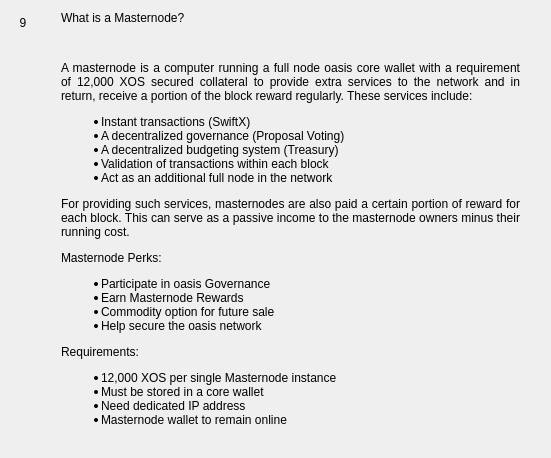
                  <widget class="QWidget" name="widgetFaq9" native="true">
                   <layout class="QHBoxLayout" name="horizontalpage_9" stretch="0,1">
                    <item alignment="Qt::AlignTop">
                     <widget class="QLabel" name="labelNumber9">
                      <property name="minimumSize">
                       <size>
                        <width>24</width>
                        <height>24</height>
                       </size>
                      </property>
                      <property name="maximumSize">
                       <size>
                        <width>16777215</width>
                        <height>24</height>
                       </size>
                      </property>
                      <property name="text">
                       <string>9</string>
                      </property>
                      <property name="alignment">
                       <set>Qt::AlignCenter</set>
                      </property>
                     </widget>
                    </item>
                    <item>
                     <layout class="QVBoxLayout" name="verticalLayoutpage_9">
                      <property name="leftMargin">
                       <number>20</number>
                      </property>
                      <property name="rightMargin">
                       <number>20</number>
                      </property>
                      <item>
                       <widget class="QLabel" name="labelSubtitle9">
                        <property name="text">
                         <string>What is a Masternode?</string>
                        </property>
                        <property name="wordWrap">
                         <bool>true</bool>
                        </property>
                       </widget>
                      </item>
                      <item>
                       <spacer name="verticalSpacer_90">
                        <property name="orientation">
                         <enum>Qt::Vertical</enum>
                        </property>
                        <property name="sizeType">
                         <enum>QSizePolicy::Fixed</enum>
                        </property>
                        <property name="sizeHint" stdset="0">
                         <size>
                          <width>20</width>
                          <height>30</height>
                         </size>
                        </property>
                       </spacer>
                      </item>
                      <item>
                       <widget class="QLabel" name="labelContent9">
                        <property name="text">
                         <string>
                           &lt;html&gt;&lt;head/&gt;&lt;body&gt;&lt;p align=&quot;justify&quot;&gt;
                           A masternode is a computer running a full node oasis core wallet with a
                           requirement of 12,000 XOS secured collateral to provide extra services
                           to the network and in return, receive a portion of the block reward
                           regularly.  These services include:
                           &lt;/p&gt;&lt;p align=&quot;justify&quot;&gt;

                           &lt;ul&gt;
                           &lt;li&gt;Instant transactions (SwiftX)&lt;/li&gt;
                           &lt;li&gt;A decentralized governance (Proposal Voting)&lt;/li&gt;
                           &lt;li&gt;A decentralized budgeting system (Treasury)&lt;/li&gt;
                           &lt;li&gt;Validation of transactions within each block&lt;/li&gt;
                           &lt;li&gt;Act as an additional full node in the network&lt;/li&gt;
                           &lt;/ul&gt;

                           &lt;/p&gt;&lt;p align=&quot;justify&quot;&gt;
                           For providing such services, masternodes are also paid a certain portion
                           of reward for each block. This can serve as a passive income to the
                           masternode owners minus their running cost.
                           &lt;/p&gt;&lt;p align=&quot;justify&quot;&gt;

                           Masternode Perks:
                           &lt;/p&gt;&lt;p align=&quot;justify&quot;&gt;
                           &lt;ul&gt;
                           &lt;li&gt;Participate in oasis Governance&lt;/li&gt;
                           &lt;li&gt;Earn Masternode Rewards&lt;/li&gt;
                           &lt;li&gt;Commodity option for future sale&lt;/li&gt;
                           &lt;li&gt;Help secure the oasis network&lt;/li&gt;
                           &lt;/ul&gt;
                           &lt;/p&gt;&lt;p align=&quot;justify&quot;&gt;

                           Requirements:
                           &lt;/p&gt;&lt;p align=&quot;justify&quot;&gt;
                           &lt;ul&gt;
                           &lt;li&gt;12,000 XOS per single Masternode instance&lt;/li&gt;
                           &lt;li&gt;Must be stored in a core wallet&lt;/li&gt;
                           &lt;li&gt;Need dedicated IP address&lt;/li&gt;
                           &lt;li&gt;Masternode wallet to remain online&lt;/li&gt;
                           &lt;/ul&gt;
                           &lt;/p&gt;&lt;/body&gt;&lt;/html&gt;
                         </string>
                        </property>
                        <property name="alignment">
                         <set>Qt::AlignLeading|Qt::AlignLeft|Qt::AlignTop</set>
                        </property>
                        <property name="wordWrap">
                         <bool>true</bool>
                        </property>
                       </widget>
                      </item>
                      <item>
                       <spacer name="verticalSpacer_91">
                        <property name="orientation">
                         <enum>Qt::Vertical</enum>
                        </property>
                        <property name="sizeHint" stdset="0">
                         <size>
                          <width>20</width>
                          <height>20</height>
                         </size>
                        </property>
                       </spacer>
                      </item>
                     </layout>
                    </item>
                   </layout>
                  </widget>
